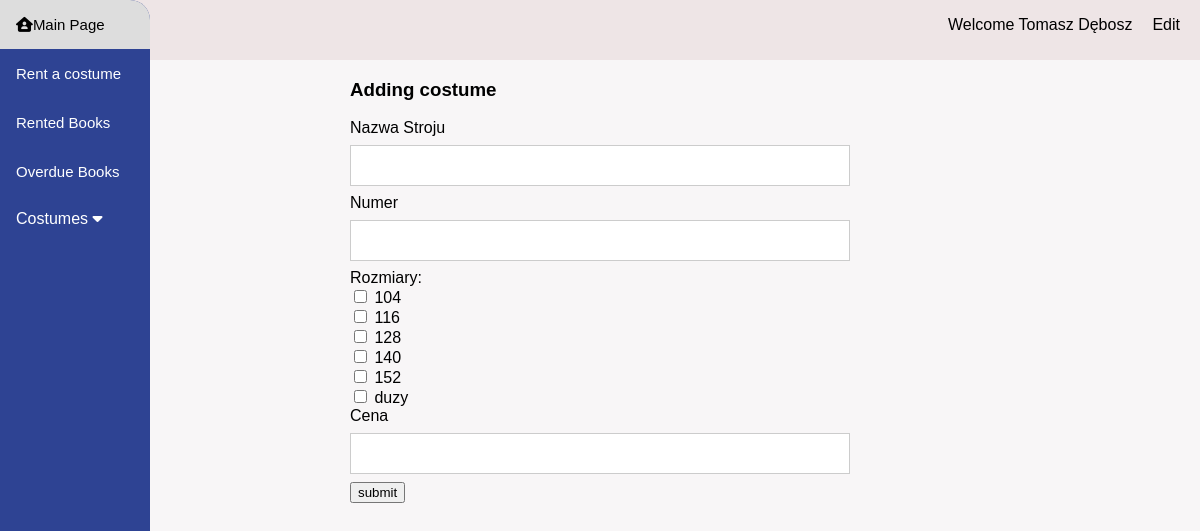
Page /add_costume.php (signed in) on the committed database.
### tables this page shows
CREATE TABLE `sizes` (
  `id_sizes` int(11) NOT NULL,
  `size` varchar(11) NOT NULL
);

### add_costume.php (the view, shortened to what this page needs)
<?php
    require_once ('includes/config.php');
    $site_title = "Adding costume";
    $conn = new mysqli($servername, $username, $password, $db_name);
    $sql = "SELECT * FROM sizes";
    $results = $conn->query($sql);
?>
<!DOCTYPE html>
<html lang="en">
<head>
    <?php include ('includes/head.php') ?>
</head>
<body>
<?php include('includes/header.php') ?>
    <div class="content">
        <?php include('includes/navbar-top.php') ?>
        <div class="login-box">
            <div class="rent-box">
                <h3><?php echo $site_title; ?></h3>
                <form method="POST" action="functions/add_cost.php">
                    <label>Nazwa Stroju</label>
                    <input class="full-form" name="name" type="text">
                    <label>Numer</label>
                    <input class="full-form" name="number" type="text">
                    <label>Rozmiary:</label><br>
                    <?php
                        if($results->num_rows>0){
                            while ($row = $results->fetch_assoc()){
                                echo '<input type="checkbox" id="'.$row['id_sizes'].'" name="'.$row['id_sizes'].'">
                                <label for="size-104">'.$row['size'].'</label><br>';
                            }
                        }
                    ?>
                    <label>Cena</label>
                    <input class="full-form" name="price" type="text">
                    <button type="submit">submit</button>
                </form>
            </div>
        </div>
    </div>
</body>
</html>

### styles/style.css (style rules this page uses)
* { -webkit-box-sizing: border-box; box-sizing: border-box; }
body { margin: 0; font-family: Arial, Helvetica, sans-serif; background-color: #f8f6f7; }
.login-box { display: block; margin: auto; }
.login-box .rent-box { margin-top: 500px; display: block; height: 500px; width: 500px; margin: auto; }
.login-box .rent-box .full-form { width: 100%; margin: 8px 0; }
.login-box .rent-box .full-form, .login-box .rent-box .short-form { display: inline-block; padding: 12px 20px; border: 1px solid #ccc; -webkit-box-sizing: border-box; box-sizing: border-box; }

### rows in the picture
sizes: size "104"
sizes: size "116"
sizes: size "128"
sizes: size "140"
sizes: size "152"
sizes: size "duzy"

### other values in the picture
$site_title "Adding costume"
